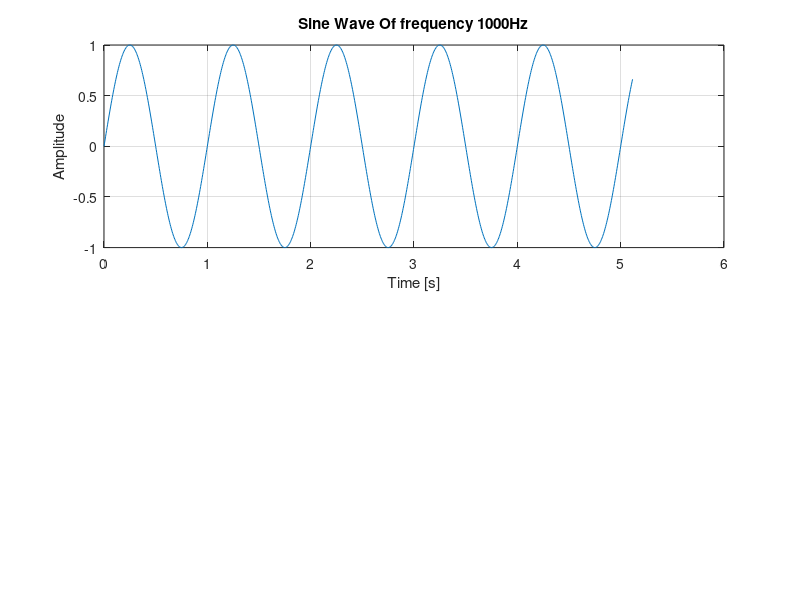

The MATLAB source for this figure: (Note: this script raises an error after producing the figure.)
N =1024;
f = 1;
fs = 200;
n = 0:N-1;
x = sin(2*pi*f*n/fs);
t = (0:N-1)/fs;

subplot(2, 1, 1);
plot(t, x);
title('Sine Wave Of frequency 1000Hz');
xlabel('Time [s]');
ylabel('Amplitude');
grid on;
Rxx = xcorr(c);
subplot(2, 1, 2);
plot(-N+1:N-1, Rxx);
title('Autocorrelation of SineWave');
xlabel('Lags');
ylabel('Autocorrelation');
grid on;